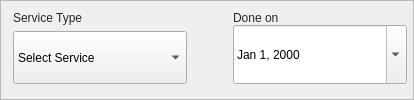
                         <widget class="QFrame" name="frame_62">
                          <property name="sizePolicy">
                           <sizepolicy hsizetype="Preferred" vsizetype="Expanding">
                            <horstretch>0</horstretch>
                            <verstretch>0</verstretch>
                           </sizepolicy>
                          </property>
                          <property name="maximumSize">
                           <size>
                            <width>16777215</width>
                            <height>135</height>
                           </size>
                          </property>
                          <property name="frameShape">
                           <enum>QFrame::StyledPanel</enum>
                          </property>
                          <property name="frameShadow">
                           <enum>QFrame::Raised</enum>
                          </property>
                          <layout class="QHBoxLayout" name="horizontalLayout_61">
                           <property name="spacing">
                            <number>35</number>
                           </property>
                           <property name="topMargin">
                            <number>0</number>
                           </property>
                           <property name="rightMargin">
                            <number>0</number>
                           </property>
                           <property name="bottomMargin">
                            <number>5</number>
                           </property>
                           <item>
                            <widget class="QFrame" name="frame_63">
                             <property name="sizePolicy">
                              <sizepolicy hsizetype="Expanding" vsizetype="Expanding">
                               <horstretch>0</horstretch>
                               <verstretch>0</verstretch>
                              </sizepolicy>
                             </property>
                             <property name="styleSheet">
                              <string notr="true">QFrame{
background-color: transparent;
}</string>
                             </property>
                             <property name="frameShape">
                              <enum>QFrame::StyledPanel</enum>
                             </property>
                             <property name="frameShadow">
                              <enum>QFrame::Raised</enum>
                             </property>
                             <layout class="QVBoxLayout" name="verticalLayout_54">
                              <property name="leftMargin">
                               <number>0</number>
                              </property>
                              <property name="bottomMargin">
                               <number>9</number>
                              </property>
                              <item alignment="Qt::AlignTop">
                               <widget class="QLabel" name="label_137">
                                <property name="styleSheet">
                                 <string notr="true">font: 63 12pt &quot;Montserrat SemiBold&quot;;
color:rgb(39, 39, 39);</string>
                                </property>
                                <property name="text">
                                 <string>Service Type</string>
                                </property>
                               </widget>
                              </item>
                              <item>
                               <widget class="QComboBox" name="serviceTypeComboBox">
                                <property name="sizePolicy">
                                 <sizepolicy hsizetype="Expanding" vsizetype="Expanding">
                                  <horstretch>0</horstretch>
                                  <verstretch>0</verstretch>
                                 </sizepolicy>
                                </property>
                                <property name="minimumSize">
                                 <size>
                                  <width>174</width>
                                  <height>45</height>
                                 </size>
                                </property>
                                <property name="maximumSize">
                                 <size>
                                  <width>16777215</width>
                                  <height>65</height>
                                 </size>
                                </property>
                                <property name="focusPolicy">
                                 <enum>Qt::NoFocus</enum>
                                </property>
                                <property name="styleSheet">
                                 <string notr="true"/>
                                </property>
                                <property name="editable">
                                 <bool>false</bool>
                                </property>
                                <property name="currentText">
                                 <string>Select Service</string>
                                </property>
                                <property name="currentIndex">
                                 <number>0</number>
                                </property>
                                <property name="maxVisibleItems">
                                 <number>10</number>
                                </property>
                                <item>
                                 <property name="text">
                                  <string>Select Service</string>
                                 </property>
                                </item>
                                <item>
                                 <property name="text">
                                  <string>Vaccination</string>
                                 </property>
                                </item>
                                <item>
                                 <property name="text">
                                  <string>Deworming</string>
                                 </property>
                                </item>
                                <item>
                                 <property name="text">
                                  <string>Tick &amp; Flea Prevention</string>
                                 </property>
                                </item>
                                <item>
                                 <property name="text">
                                  <string>Consultation</string>
                                 </property>
                                </item>
                                <item>
                                 <property name="text">
                                  <string>Wellness Check</string>
                                 </property>
                                </item>
                                <item>
                                 <property name="text">
                                  <string>Surgery</string>
                                 </property>
                                </item>
                                <item>
                                 <property name="text">
                                  <string>CBC</string>
                                 </property>
                                </item>
                                <item>
                                 <property name="text">
                                  <string>Blood Chemistry</string>
                                 </property>
                                </item>
                                <item>
                                 <property name="text">
                                  <string>Progesterone test</string>
                                 </property>
                                </item>
                                <item>
                                 <property name="text">
                                  <string>Pregnancy test</string>
                                 </property>
                                </item>
                                <item>
                                 <property name="text">
                                  <string>Diagnostic Microscopy</string>
                                 </property>
                                </item>
                                <item>
                                 <property name="text">
                                  <string>Urinalysis</string>
                                 </property>
                                </item>
                                <item>
                                 <property name="text">
                                  <string>Antigen/Antibody</string>
                                 </property>
                                </item>
                               </widget>
                              </item>
                             </layout>
                            </widget>
                           </item>
                           <item>
                            <widget class="QFrame" name="frame_64">
                             <property name="sizePolicy">
                              <sizepolicy hsizetype="Expanding" vsizetype="Expanding">
                               <horstretch>0</horstretch>
                               <verstretch>0</verstretch>
                              </sizepolicy>
                             </property>
                             <property name="styleSheet">
                              <string notr="true">QFrame{
background-color: transparent;
}</string>
                             </property>
                             <property name="frameShape">
                              <enum>QFrame::StyledPanel</enum>
                             </property>
                             <property name="frameShadow">
                              <enum>QFrame::Raised</enum>
                             </property>
                             <layout class="QVBoxLayout" name="verticalLayout_55">
                              <property name="spacing">
                               <number>0</number>
                              </property>
                              <property name="leftMargin">
                               <number>0</number>
                              </property>
                              <property name="rightMargin">
                               <number>5</number>
                              </property>
                              <property name="bottomMargin">
                               <number>9</number>
                              </property>
                              <item alignment="Qt::AlignTop">
                               <widget class="QLabel" name="label_139">
                                <property name="styleSheet">
                                 <string notr="true">font: 63 12pt &quot;Montserrat SemiBold&quot;;
color:rgb(39, 39, 39);</string>
                                </property>
                                <property name="text">
                                 <string>Done on</string>
                                </property>
                               </widget>
                              </item>
                              <item>
                               <widget class="QDateEdit" name="dateEdit">
                                <property name="sizePolicy">
                                 <sizepolicy hsizetype="Expanding" vsizetype="Expanding">
                                  <horstretch>0</horstretch>
                                  <verstretch>0</verstretch>
                                 </sizepolicy>
                                </property>
                                <property name="minimumSize">
                                 <size>
                                  <width>174</width>
                                  <height>45</height>
                                 </size>
                                </property>
                                <property name="maximumSize">
                                 <size>
                                  <width>16777215</width>
                                  <height>65</height>
                                 </size>
                                </property>
                                <property name="styleSheet">
                                 <string notr="true"/>
                                </property>
                                <property name="accelerated">
                                 <bool>false</bool>
                                </property>
                                <property name="displayFormat">
                                 <string>MMM d, yyyy</string>
                                </property>
                                <property name="calendarPopup">
                                 <bool>true</bool>
                                </property>
                               </widget>
                              </item>
                             </layout>
                            </widget>
                           </item>
                          </layout>
                         </widget>
